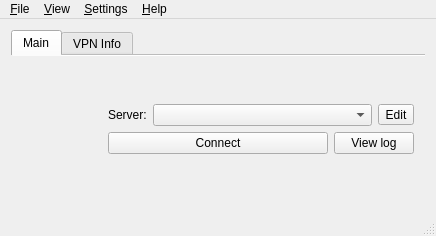
<?xml version="1.0" encoding="UTF-8"?>
<ui version="4.0">
 <class>MainWindow</class>
 <widget class="QMainWindow" name="MainWindow">
  <property name="windowModality">
   <enum>Qt::NonModal</enum>
  </property>
  <property name="geometry">
   <rect>
    <x>0</x>
    <y>0</y>
    <width>436</width>
    <height>236</height>
   </rect>
  </property>
  <property name="sizePolicy">
   <sizepolicy hsizetype="Preferred" vsizetype="Preferred">
    <horstretch>0</horstretch>
    <verstretch>0</verstretch>
   </sizepolicy>
  </property>
  <property name="minimumSize">
   <size>
    <width>436</width>
    <height>236</height>
   </size>
  </property>
  <property name="maximumSize">
   <size>
    <width>436</width>
    <height>236</height>
   </size>
  </property>
  <property name="windowIcon">
   <iconset resource="../openconnect-gui.qrc">
    <normaloff>:/Resources/mono_lock.png</normaloff>:/Resources/mono_lock.png</iconset>
  </property>
  <property name="autoFillBackground">
   <bool>false</bool>
  </property>
  <widget class="QWidget" name="centralWidget">
   <property name="sizePolicy">
    <sizepolicy hsizetype="MinimumExpanding" vsizetype="MinimumExpanding">
     <horstretch>0</horstretch>
     <verstretch>0</verstretch>
    </sizepolicy>
   </property>
   <layout class="QHBoxLayout" name="horizontalLayout">
    <item>
     <widget class="QTabWidget" name="tabWidget">
      <property name="autoFillBackground">
       <bool>false</bool>
      </property>
      <property name="tabPosition">
       <enum>QTabWidget::North</enum>
      </property>
      <property name="tabShape">
       <enum>QTabWidget::Rounded</enum>
      </property>
      <property name="currentIndex">
       <number>0</number>
      </property>
      <property name="documentMode">
       <bool>true</bool>
      </property>
      <property name="tabsClosable">
       <bool>false</bool>
      </property>
      <property name="movable">
       <bool>false</bool>
      </property>
      <widget class="QWidget" name="tabWidget_main">
       <property name="accessibleName">
        <string/>
       </property>
       <attribute name="title">
        <string>Main</string>
       </attribute>
       <layout class="QGridLayout" name="gridLayout_2">
        <item row="0" column="0">
         <layout class="QHBoxLayout" name="horizontalLayout_4" stretch="1,3">
          <item>
           <layout class="QVBoxLayout" name="verticalLayout_2">
            <property name="spacing">
             <number>0</number>
            </property>
            <item>
             <widget class="QLabel" name="iconLabel">
              <property name="maximumSize">
               <size>
                <width>80</width>
                <height>80</height>
               </size>
              </property>
              <property name="scaledContents">
               <bool>true</bool>
              </property>
             </widget>
            </item>
           </layout>
          </item>
          <item>
           <layout class="QVBoxLayout" name="verticalLayout">
            <item>
             <layout class="QHBoxLayout" name="horizontalLayout_Profiles" stretch="0,4,0">
              <item>
               <widget class="QLabel" name="serverLabel">
                <property name="text">
                 <string>Server:</string>
                </property>
               </widget>
              </item>
              <item>
               <widget class="QComboBox" name="serverList"/>
              </item>
              <item>
               <widget class="QToolButton" name="serverListControl">
                <property name="whatsThis">
                 <string>Edit</string>
                </property>
                <property name="text">
                 <string>Edit</string>
                </property>
                <property name="icon">
                 <iconset resource="../openconnect-gui.qrc">
                  <normaloff>:/images/profiles.png</normaloff>:/images/profiles.png</iconset>
                </property>
                <property name="popupMode">
                 <enum>QToolButton::InstantPopup</enum>
                </property>
               </widget>
              </item>
             </layout>
            </item>
            <item>
             <layout class="QHBoxLayout" name="horizontalLayout_Buttons" stretch="4,0">
              <item>
               <widget class="QPushButton" name="connectionButton">
                <property name="text">
                 <string>Connect</string>
                </property>
                <property name="icon">
                 <iconset resource="../openconnect-gui.qrc">
                  <normaloff>:/images/network-wired.png</normaloff>:/images/network-wired.png</iconset>
                </property>
               </widget>
              </item>
              <item>
               <widget class="QPushButton" name="viewLogButton">
                <property name="text">
                 <string>View log</string>
                </property>
                <property name="icon">
                 <iconset resource="../openconnect-gui.qrc">
                  <normaloff>:/images/edit-find.png</normaloff>:/images/edit-find.png</iconset>
                </property>
               </widget>
              </item>
             </layout>
            </item>
           </layout>
          </item>
         </layout>
        </item>
       </layout>
      </widget>
      <widget class="QWidget" name="tabWidget_vpnInfo">
       <attribute name="title">
        <string>VPN Info</string>
       </attribute>
       <layout class="QVBoxLayout" name="verticalLayout_3">
        <item>
         <layout class="QFormLayout" name="formLayout">
          <property name="fieldGrowthPolicy">
           <enum>QFormLayout::ExpandingFieldsGrow</enum>
          </property>
          <property name="formAlignment">
           <set>Qt::AlignJustify|Qt::AlignTop</set>
          </property>
          <item row="0" column="0">
           <widget class="QLabel" name="ipV4LabelText">
            <property name="text">
             <string>IPv4:</string>
            </property>
           </widget>
          </item>
          <item row="0" column="1">
           <widget class="QLabel" name="ipV4Label">
            <property name="alignment">
             <set>Qt::AlignLeading|Qt::AlignLeft|Qt::AlignVCenter</set>
            </property>
            <property name="textInteractionFlags">
             <set>Qt::LinksAccessibleByMouse|Qt::TextSelectableByMouse</set>
            </property>
           </widget>
          </item>
          <item row="1" column="0">
           <widget class="QLabel" name="ipV6LabelText">
            <property name="text">
             <string>IPv6:</string>
            </property>
           </widget>
          </item>
          <item row="1" column="1">
           <widget class="QLabel" name="ipV6Label">
            <property name="alignment">
             <set>Qt::AlignLeading|Qt::AlignLeft|Qt::AlignVCenter</set>
            </property>
            <property name="textInteractionFlags">
             <set>Qt::LinksAccessibleByMouse|Qt::TextSelectableByMouse</set>
            </property>
           </widget>
          </item>
          <item row="2" column="0">
           <widget class="QLabel" name="dnsLabelText">
            <property name="text">
             <string>DNS:</string>
            </property>
           </widget>
          </item>
          <item row="2" column="1">
           <widget class="QLabel" name="dnsLabel">
            <property name="alignment">
             <set>Qt::AlignLeading|Qt::AlignLeft|Qt::AlignVCenter</set>
            </property>
            <property name="textInteractionFlags">
             <set>Qt::LinksAccessibleByMouse|Qt::TextSelectableByMouse</set>
            </property>
           </widget>
          </item>
          <item row="3" column="0">
           <widget class="QLabel" name="cipherCSTPLabelText">
            <property name="text">
             <string>Cipher:</string>
            </property>
           </widget>
          </item>
          <item row="3" column="1">
           <widget class="QLabel" name="cipherCSTPLabel">
            <property name="alignment">
             <set>Qt::AlignLeading|Qt::AlignLeft|Qt::AlignVCenter</set>
            </property>
           </widget>
          </item>
          <item row="4" column="0">
           <widget class="QLabel" name="cipherDTLSLabelText">
            <property name="text">
             <string>DTLS Cipher:</string>
            </property>
           </widget>
          </item>
          <item row="4" column="1">
           <widget class="QLabel" name="cipherDTLSLabel">
            <property name="alignment">
             <set>Qt::AlignLeading|Qt::AlignLeft|Qt::AlignVCenter</set>
            </property>
           </widget>
          </item>
          <item row="5" column="0">
           <widget class="QLabel" name="downloadLabelText">
            <property name="text">
             <string>Download:</string>
            </property>
           </widget>
          </item>
          <item row="6" column="0">
           <widget class="QLabel" name="uploadLaberText">
            <property name="text">
             <string>Upload:</string>
            </property>
           </widget>
          </item>
          <item row="5" column="1">
           <widget class="QLabel" name="downloadLabel">
            <property name="alignment">
             <set>Qt::AlignLeading|Qt::AlignLeft|Qt::AlignVCenter</set>
            </property>
            <property name="textInteractionFlags">
             <set>Qt::LinksAccessibleByMouse|Qt::TextSelectableByMouse</set>
            </property>
           </widget>
          </item>
          <item row="6" column="1">
           <widget class="QLabel" name="uploadLabel">
            <property name="alignment">
             <set>Qt::AlignLeading|Qt::AlignLeft|Qt::AlignVCenter</set>
            </property>
            <property name="textInteractionFlags">
             <set>Qt::LinksAccessibleByMouse|Qt::TextSelectableByMouse</set>
            </property>
           </widget>
          </item>
         </layout>
        </item>
       </layout>
      </widget>
     </widget>
    </item>
   </layout>
  </widget>
  <widget class="QStatusBar" name="statusBar"/>
  <widget class="QMenuBar" name="menuBar">
   <property name="geometry">
    <rect>
     <x>0</x>
     <y>0</y>
     <width>436</width>
     <height>23</height>
    </rect>
   </property>
   <widget class="QMenu" name="menuFile">
    <property name="title">
     <string>&amp;File</string>
    </property>
    <widget class="QMenu" name="menuProfiles">
     <property name="title">
      <string>&amp;Profiles</string>
     </property>
     <addaction name="actionNewProfile"/>
     <addaction name="actionNewProfileAdvanced"/>
     <addaction name="actionEditSelectedProfile"/>
     <addaction name="actionRemoveSelectedProfile"/>
    </widget>
    <addaction name="menuProfiles"/>
    <addaction name="separator"/>
    <addaction name="actionQuit"/>
   </widget>
   <widget class="QMenu" name="menuHelp">
    <property name="title">
     <string>&amp;Help</string>
    </property>
    <addaction name="actionWebSite"/>
    <addaction name="actionReport_an_issue"/>
    <addaction name="actionLicense"/>
    <addaction name="separator"/>
    <addaction name="actionAbout"/>
   </widget>
   <widget class="QMenu" name="menuView">
    <property name="title">
     <string>&amp;View</string>
    </property>
    <addaction name="actionLogWindow"/>
   </widget>
   <widget class="QMenu" name="menuSettings">
    <property name="title">
     <string>&amp;Settings</string>
    </property>
    <addaction name="actionMinimizeToTheNotificationArea"/>
    <addaction name="actionMinimizeTheApplicationInsteadOfClosing"/>
    <addaction name="separator"/>
    <addaction name="actionStartMinimized"/>
    <addaction name="separator"/>
    <addaction name="actionSingleInstanceMode"/>
   </widget>
   <addaction name="menuFile"/>
   <addaction name="menuView"/>
   <addaction name="menuSettings"/>
   <addaction name="menuHelp"/>
  </widget>
  <action name="actionQuit">
   <property name="text">
    <string>&amp;Quit</string>
   </property>
   <property name="shortcut">
    <string>Ctrl+Q</string>
   </property>
  </action>
  <action name="actionAbout">
   <property name="text">
    <string>&amp;About</string>
   </property>
   <property name="statusTip">
    <string>Show the application's About info</string>
   </property>
  </action>
  <action name="actionMinimize">
   <property name="text">
    <string>Mi&amp;nimize</string>
   </property>
   <property name="toolTip">
    <string>Minimize</string>
   </property>
  </action>
  <action name="actionRestore">
   <property name="text">
    <string>&amp;Restore</string>
   </property>
   <property name="toolTip">
    <string>Restore</string>
   </property>
  </action>
  <action name="actionNewProfile">
   <property name="icon">
    <iconset resource="../openconnect-gui.qrc">
     <normaloff>:/images/text-new.png</normaloff>:/images/text-new.png</iconset>
   </property>
   <property name="text">
    <string>&amp;New profile</string>
   </property>
   <property name="toolTip">
    <string>New quick connect profile</string>
   </property>
   <property name="shortcut">
    <string>Ctrl+N</string>
   </property>
  </action>
  <action name="actionEditSelectedProfile">
   <property name="icon">
    <iconset resource="../openconnect-gui.qrc">
     <normaloff>:/images/text-editor.png</normaloff>:/images/text-editor.png</iconset>
   </property>
   <property name="text">
    <string>&amp;Edit selected profile</string>
   </property>
   <property name="shortcut">
    <string>Ctrl+E</string>
   </property>
  </action>
  <action name="actionRemoveSelectedProfile">
   <property name="icon">
    <iconset resource="../openconnect-gui.qrc">
     <normaloff>:/images/trashcan.png</normaloff>:/images/trashcan.png</iconset>
   </property>
   <property name="text">
    <string>&amp;Remove selected profile</string>
   </property>
   <property name="shortcut">
    <string>Ctrl+R</string>
   </property>
  </action>
  <action name="actionLogWindow">
   <property name="icon">
    <iconset resource="../openconnect-gui.qrc">
     <normaloff>:/images/edit-find.png</normaloff>:/images/edit-find.png</iconset>
   </property>
   <property name="text">
    <string>&amp;Log window</string>
   </property>
   <property name="toolTip">
    <string>View log window</string>
   </property>
   <property name="shortcut">
    <string>Ctrl+L</string>
   </property>
  </action>
  <action name="actionMinimizeToTheNotificationArea">
   <property name="checkable">
    <bool>true</bool>
   </property>
   <property name="text">
    <string>Minimize to the notification &amp;area</string>
   </property>
  </action>
  <action name="actionMinimizeTheApplicationInsteadOfClosing">
   <property name="checkable">
    <bool>true</bool>
   </property>
   <property name="text">
    <string>Minimize instead of &amp;closing</string>
   </property>
  </action>
  <action name="actionStartMinimized">
   <property name="checkable">
    <bool>true</bool>
   </property>
   <property name="text">
    <string>Start &amp;minimized</string>
   </property>
  </action>
  <action name="actionWebSite">
   <property name="text">
    <string>&amp;Web site</string>
   </property>
   <property name="statusTip">
    <string>Opens the browser and go to OpenConnect VPN site</string>
   </property>
  </action>
  <action name="actionLicense">
   <property name="text">
    <string>&amp;License info</string>
   </property>
   <property name="statusTip">
    <string>Information about license and build</string>
   </property>
  </action>
  <action name="actionSingleInstanceMode">
   <property name="checkable">
    <bool>true</bool>
   </property>
   <property name="enabled">
    <bool>false</bool>
   </property>
   <property name="text">
    <string>&amp;Single instance mode</string>
   </property>
  </action>
  <action name="actionNewProfileAdvanced">
   <property name="icon">
    <iconset resource="../openconnect-gui.qrc">
     <normaloff>:/images/text-new.png</normaloff>:/images/text-new.png</iconset>
   </property>
   <property name="text">
    <string>New profile (&amp;advanced)</string>
   </property>
   <property name="toolTip">
    <string>New profile (advanced setup)</string>
   </property>
   <property name="shortcut">
    <string>Ctrl+Shift+N</string>
   </property>
  </action>
  <action name="actionReport_an_issue">
   <property name="text">
    <string>Report an issue</string>
   </property>
  </action>
 </widget>
 <layoutdefault spacing="6" margin="11"/>
 <resources>
  <include location="../openconnect-gui.qrc"/>
 </resources>
 <connections>
  <connection>
   <sender>actionMinimize</sender>
   <signal>triggered()</signal>
   <receiver>MainWindow</receiver>
   <slot>showMinimized()</slot>
   <hints>
    <hint type="sourcelabel">
     <x>-1</x>
     <y>-1</y>
    </hint>
    <hint type="destinationlabel">
     <x>217</x>
     <y>117</y>
    </hint>
   </hints>
  </connection>
  <connection>
   <sender>actionRestore</sender>
   <signal>triggered()</signal>
   <receiver>MainWindow</receiver>
   <slot>showNormal()</slot>
   <hints>
    <hint type="sourcelabel">
     <x>-1</x>
     <y>-1</y>
    </hint>
    <hint type="destinationlabel">
     <x>217</x>
     <y>117</y>
    </hint>
   </hints>
  </connection>
  <connection>
   <sender>actionLogWindow</sender>
   <signal>triggered()</signal>
   <receiver>viewLogButton</receiver>
   <slot>click()</slot>
   <hints>
    <hint type="sourcelabel">
     <x>-1</x>
     <y>-1</y>
    </hint>
    <hint type="destinationlabel">
     <x>366</x>
     <y>163</y>
    </hint>
   </hints>
  </connection>
 </connections>
</ui>
